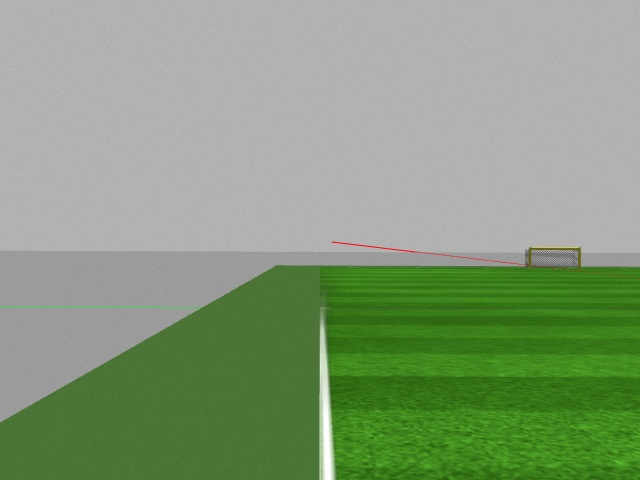
#> input picture opencv_tryout/include/pepper_white_2.jpg, 640 x 480 px
$ python white_detector.py   (Python 2 division)
#> lines starting #> are read from the running program, lines starting #| are printed output that depends on the picture; after the words box and inside, x2 and y2 are one past the last pixel; in counts of white or black regions, pixels touching at a corner belong together
#!/usr/bin/env python

import cv2
import numpy as np

def image_loading(path):
#> called with path = './pepper_white_2.jpg'
    img = cv2.imread(path, cv2.IMREAD_COLOR)
#> img is the input picture: shape (480, 640, 3); mean B, G, R 123.6, 155.2, 134.2
    #cv2.imshow('original image', img)
    return img

def white_segmentation(img, sensitivity):
#> called with sensitivity = 15
    height, width, shape = img.shape
#> height = 480; width = 640; shape = 3
    descentre = 160
    rows_to_watch = 60
    width_crop_decrement = width/4
#> width_crop_decrement = 160
    height_crop_decrement = height/4
#> height_crop_decrement = 120
    croped_img = img[300:height, width_crop_decrement:(width-width_crop_decrement)]
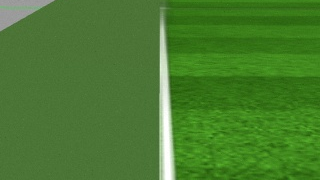
#> croped_img: shape (180, 320, 3); mean B, G, R 46.4, 124.3, 72.3
    #print(height)
    #print(croped_img.shape)
    hsv_img = cv2.cvtColor(img, cv2.COLOR_RGB2HSV)
#> hsv_img: shape (480, 640, 3); mean H, S, V 29.2, 65.6, 155.4

    lower_white = np.array([0,0,255-sensitivity], dtype=np.uint8)
    upper_white = np.array([255,sensitivity,255], dtype=np.uint8)

    mask = cv2.inRange(hsv_img, lower_white, upper_white)
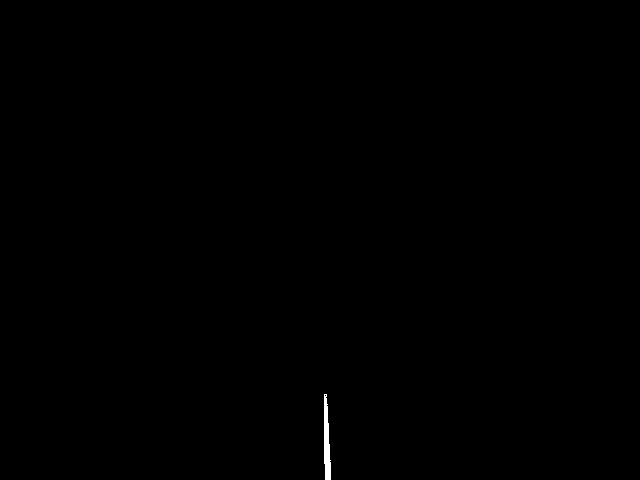
#> mask: shape (480, 640); 0.14% white; 1 white region, box (x1, y1, x2, y2) and area: (324, 394, 331, 480) 427

    return mask

    #cv2.imshow('filtered image', mask)

def calculating_center(filtered_image):
    moments = cv2.moments(filtered_image, False)
#> moments = moments, m00 108885, centre m10/m00, m01/m00 = (326.3, 441.9)

    cx, cy = moments['m10']/moments['m00'], moments['m01']/moments['m00']
#> cx = 326.3; cy = 441.9
    rounded_cx = int(round(cx))
#> rounded_cx = 326
    rounded_cy = int(round(cy))
#> rounded_cy = 442
    #print(filtered_image.shape)
    #filtered_image[(rounded_cx-5):(rounded_cx+5), (rounded_cy-5):(rounded_cy+5)] = (0,0,0)
    cv2.imshow('filtered image', filtered_image)
    return rounded_cx, rounded_cy

def main():
    path = './pepper_white_2.jpg'
    sensitivity = 15
    img = image_loading(path)
    mask = white_segmentation(img, sensitivity)
    cx, cy = calculating_center(mask)
#> cx = 326; cy = 442
    img[(cy-5):(cy+5), (cx-5):(cx+5)] = (0,0,0)
#> img: shape (480, 640, 3); 0.03% of pixels changed, all inside (x1, y1, x2, y2) = (321, 437, 331, 447)
    print(str(cx) + ", " + str(cy))
#| 326, 442
    cv2.imshow('original image', img)

    cv2.waitKey(0)
    cv2.destroyAllWindows()

if __name__ == "__main__":
    main()
